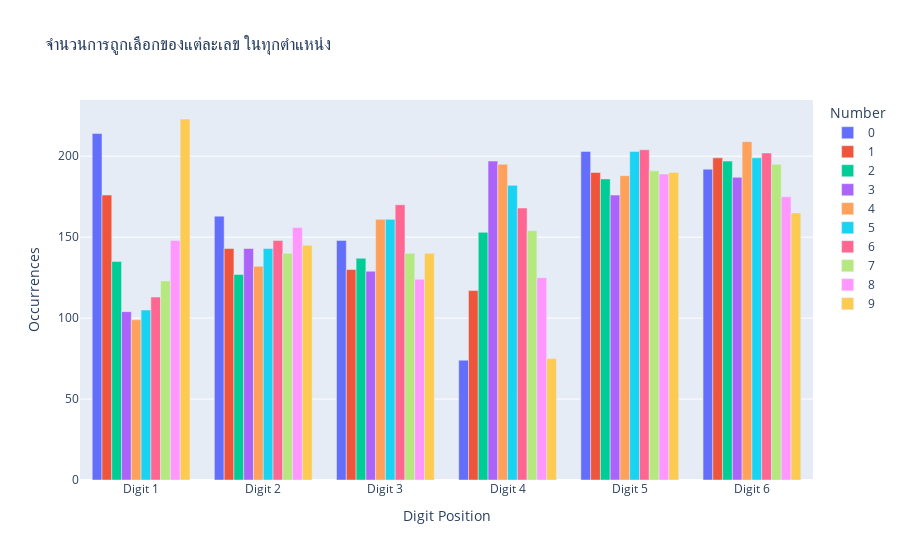

Write notebook code for a chart like this one.
### Code cell
# count each number occurence in all prizes
occurrences = {i: {str(j): 0 for j in range(10)} for i in range(6)}
print(occurrences)

for prizes in ['เลขท้าย 2 ตัว']:
    # Iterate over each lottery number
    for number in df[prizes]:
        # Iterate over each digit position
        for i, digit in enumerate(number):
            # print(i,digit)
            occurrences[i+4][digit] += 1
            
for prizes in ['เลขหน้า 3 ตัว1','เลขหน้า 3 ตัว2']:
    # print(prizes)
    # Iterate over each lottery number
    for number in df[prizes]:
        # Iterate over each digit position
        for i, digit in enumerate(number):
            occurrences[i][digit] += 1

for prizes in ['เลขท้าย 3 ตัว1','เลขท้าย 3 ตัว2']:
    # print(prizes)
    # Iterate over each lottery number
    for number in df[prizes]:
        # Iterate over each digit position
        for i, digit in enumerate(number):
            occurrences[i+3][digit] += 1
            
for number in df['รางวัลที่หนึ่ง']:
    # Iterate over each digit position
    for i, digit in enumerate(number):
        occurrences[i][digit] += 1

# Convert the dictionary into a DataFrame
df_occurrences = pd.DataFrame(occurrences)
df_occurrences = df_occurrences.melt(var_name='Position', value_name='Occurrences', ignore_index=False)
df_occurrences.reset_index(inplace=True)
df_occurrences['Position'] = pd.to_numeric(df_occurrences['Position'])
df_occurrences.sort_values(by=['Position', 'index'], inplace=True)
fig = px.bar(df_occurrences, x='Position', y='Occurrences', color='index', title='จำนวนการถูกเลือกของแต่ละเลข ในทุกตำแหน่ง',
             labels={'index': 'Number', 'Position': 'Digit Position', 'Occurrences': 'Occurrences'},barmode='group')
fig.update_layout(xaxis=dict(tickvals=list(range(6)), ticktext=[f'Digit {i+1}' for i in range(6)]))
fig.show()

### Figure 1 — Plotly figure (JSON) as saved in the notebook; plotly's stock layout.template omitted (floating-point values rounded to 4 significant figures)
{"data": [{"alignmentgroup": "True", "hovertemplate": "Number=0<br>Digit Position=%{x}<br>Occurrences=%{y}<extra></extra>", "legendgroup": "0", "marker": {"color": "#636efa", "pattern": {"shape": ""}}, "name": "0", "offsetgroup": "0", "orientation": "v", "showlegend": true, "textposition": "auto", "type": "bar", "x": [0, 1, 2, 3, 4, 5], "xaxis": "x", "y": [214, 163, 148, 74, 203, 192], "yaxis": "y"}, {"alignmentgroup": "True", "hovertemplate": "Number=1<br>Digit Position=%{x}<br>Occurrences=%{y}<extra></extra>", "legendgroup": "1", "marker": {"color": "#EF553B", "pattern": {"shape": ""}}, "name": "1", "offsetgroup": "1", "orientation": "v", "showlegend": true, "textposition": "auto", "type": "bar", "x": [0, 1, 2, 3, 4, 5], "xaxis": "x", "y": [176, 143, 130, 117, 190, 199], "yaxis": "y"}, {"alignmentgroup": "True", "hovertemplate": "Number=2<br>Digit Position=%{x}<br>Occurrences=%{y}<extra></extra>", "legendgroup": "2", "marker": {"color": "#00cc96", "pattern": {"shape": ""}}, "name": "2", "offsetgroup": "2", "orientation": "v", "showlegend": true, "textposition": "auto", "type": "bar", "x": [0, 1, 2, 3, 4, 5], "xaxis": "x", "y": [135, 127, 137, 153, 186, 197], "yaxis": "y"}, {"alignmentgroup": "True", "hovertemplate": "Number=3<br>Digit Position=%{x}<br>Occurrences=%{y}<extra></extra>", "legendgroup": "3", "marker": {"color": "#ab63fa", "pattern": {"shape": ""}}, "name": "3", "offsetgroup": "3", "orientation": "v", "showlegend": true, "textposition": "auto", "type": "bar", "x": [0, 1, 2, 3, 4, 5], "xaxis": "x", "y": [104, 143, 129, 197, 176, 187], "yaxis": "y"}, {"alignmentgroup": "True", "hovertemplate": "Number=4<br>Digit Position=%{x}<br>Occurrences=%{y}<extra></extra>", "legendgroup": "4", "marker": {"color": "#FFA15A", "pattern": {"shape": ""}}, "name": "4", "offsetgroup": "4", "orientation": "v", "showlegend": true, "textposition": "auto", "type": "bar", "x": [0, 1, 2, 3, 4, 5], "xaxis": "x", "y": [99, 132, 161, 195, 188, 209], "yaxis": "y"}, {"alignmentgroup": "True", "hovertemplate": "Number=5<br>Digit Position=%{x}<br>Occurrences=%{y}<extra></extra>", "legendgroup": "5", "marker": {"color": "#19d3f3", "pattern": {"shape": ""}}, "name": "5", "offsetgroup": "5", "orientation": "v", "showlegend": true, "textposition": "auto", "type": "bar", "x": [0, 1, 2, 3, 4, 5], "xaxis": "x", "y": [105, 143, 161, 182, 203, 199], "yaxis": "y"}, {"alignmentgroup": "True", "hovertemplate": "Number=6<br>Digit Position=%{x}<br>Occurrences=%{y}<extra></extra>", "legendgroup": "6", "marker": {"color": "#FF6692", "pattern": {"shape": ""}}, "name": "6", "offsetgroup": "6", "orientation": "v", "showlegend": true, "textposition": "auto", "type": "bar", "x": [0, 1, 2, 3, 4, 5], "xaxis": "x", "y": [113, 148, 170, 168, 204, 202], "yaxis": "y"}, {"alignmentgroup": "True", "hovertemplate": "Number=7<br>Digit Position=%{x}<br>Occurrences=%{y}<extra></extra>", "legendgroup": "7", "marker": {"color": "#B6E880", "pattern": {"shape": ""}}, "name": "7", "offsetgroup": "7", "orientation": "v", "showlegend": true, "textposition": "auto", "type": "bar", "x": [0, 1, 2, 3, 4, 5], "xaxis": "x", "y": [123, 140, 140, 154, 191, 195], "yaxis": "y"}, {"alignmentgroup": "True", "hovertemplate": "Number=8<br>Digit Position=%{x}<br>Occurrences=%{y}<extra></extra>", "legendgroup": "8", "marker": {"color": "#FF97FF", "pattern": {"shape": ""}}, "name": "8", "offsetgroup": "8", "orientation": "v", "showlegend": true, "textposition": "auto", "type": "bar", "x": [0, 1, 2, 3, 4, 5], "xaxis": "x", "y": [148, 156, 124, 125, 189, 175], "yaxis": "y"}, {"alignmentgroup": "True", "hovertemplate": "Number=9<br>Digit Position=%{x}<br>Occurrences=%{y}<extra></extra>", "legendgroup": "9", "marker": {"color": "#FECB52", "pattern": {"shape": ""}}, "name": "9", "offsetgroup": "9", "orientation": "v", "showlegend": true, "textposition": "auto", "type": "bar", "x": [0, 1, 2, 3, 4, 5], "xaxis": "x", "y": [223, 145, 140, 75, 190, 165], "yaxis": "y"}], "layout": {"barmode": "group", "legend": {"title": {"text": "Number"}, "tracegroupgap": 0}, "title": {"text": "จำนวนการถูกเลือกของแต่ละเลข ในทุกตำแหน่ง"}, "xaxis": {"anchor": "y", "domain": [0, 1], "ticktext": ["Digit 1", "Digit 2", "Digit 3", "Digit 4", "Digit 5", "Digit 6"], "tickvals": [0, 1, 2, 3, 4, 5], "title": {"text": "Digit Position"}}, "yaxis": {"anchor": "x", "domain": [0, 1], "title": {"text": "Occurrences"}}}}
